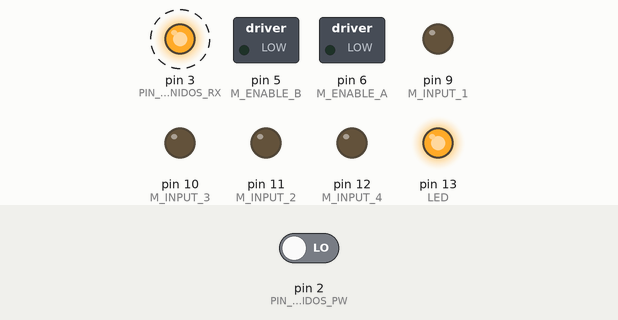
Simulated run of this sketch. Board: Arduino Uno, built with avr-gcc and run on an emulated ATmega328P. On the bench: switched loads named in the sketch (green lamp = pin HIGH), output pins drawn as LEDs (lit = HIGH). Dashed ring = blinking. The test bench sets the inputs (shaded band); at power-on: pin 2 (PIN_ULTRASONIDOS_PW) LOW. What the sketch prints to the serial monitor is not drawn.

Above: at 5.5 s.
Timing chart, 0 to 8.5 s (numbered marks = the images above):
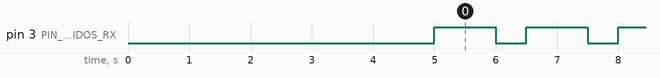

The sketch:

funcion_ultrasonidos_HKTR9000.ino
```cpp
/*
  Codigo del sensor de distancia por ultrasonidos para el HKTR-9000

  CRM-UAM
  Taller de iniciacion a la Robotica 2012
  Robot: HKTR-9000
    Carlos Garcia Saura
    Lucas Polo Lopez
    Miguel Gargallo Vazquez

  Mayo 2012
 */


// -- Definiciones de los pines

#define LED 13       // Pin para el LED

#define M_INPUT_1 9  // Pines para el driver de motores L298
#define M_INPUT_2 11
#define M_INPUT_3 10
#define M_INPUT_4 12
#define M_ENABLE_A 6
#define M_ENABLE_B 5

#define LDR_IZQ A5   // Pines para los sensores de luz LDR
#define LDR_DER A4

#define IR_1 A0      // Pines para los sensores de linea CNY70
#define IR_2 A1      // El IR_1 es el derecho, el IR_4 el izquierdo
#define IR_3 A2
#define IR_4 A3

#define PIN_ULTRASONIDOS_PW 2 // Pines para el sensor de ultrasonidos
#define PIN_ULTRASONIDOS_RX 3

// --- SENSOR DE ULTRASONIDOS ---

// Funcion de inicializacion de pines
void inicia_pines_sensor_ultrasonidos() {
  pinMode(PIN_ULTRASONIDOS_PW, INPUT);
  pinMode(PIN_ULTRASONIDOS_RX, OUTPUT);

  // El pin debe iniciarse a 0 para que el sensor no mida constantemente
  digitalWrite(PIN_ULTRASONIDOS_RX, LOW);
}

// Funcion que devuelve la distancia en centimetros leida por el sensor
int lee_distancia_ultrasonidos() {
  long pulso;

  // Se pone el pin RX a 1
  digitalWrite(PIN_ULTRASONIDOS_RX, HIGH);

  // Se recibe la medicion
  // La funcion pulseIn mide el tiempo en microsegundos que dura un pulso
  pulso = pulseIn(PIN_ULTRASONIDOS_PW, HIGH);

  // Se pone el pin RX a 0
  digitalWrite(PIN_ULTRASONIDOS_RX, LOW);

  // El resultado se devuelve convirtiendo la duracion del pulso a centimetros
  return pulso/57.874;
}

// --- MOTORES ---

// Funcion para la inicializacion de los pines como salidas
void inicia_pines_driver_motores() {
  // Inicia los pines como salidas
  pinMode(M_INPUT_1, OUTPUT);
  pinMode(M_INPUT_2, OUTPUT);
  pinMode(M_INPUT_3, OUTPUT);
  pinMode(M_INPUT_4, OUTPUT);
  pinMode(M_ENABLE_A, OUTPUT);
  pinMode(M_ENABLE_B, OUTPUT);

  // Los inicia apagados
  digitalWrite(M_INPUT_1, LOW);
  digitalWrite(M_INPUT_2, LOW);
  digitalWrite(M_INPUT_3, LOW);
  digitalWrite(M_INPUT_4, LOW);
  digitalWrite(M_ENABLE_A, LOW);
  digitalWrite(M_ENABLE_B, LOW);
}

// Funciones para el control de los motores
// Toman un parametro que va de -255 a 255 que indica la velocidad y direccion de rotacion
void motor_izq(int velocidad) {
  if(velocidad > 0) {// Hacia delante
    digitalWrite(M_INPUT_2, LOW);// Direccion de giro
    digitalWrite(M_INPUT_1, HIGH);

    analogWrite(M_ENABLE_A, velocidad);// Velocidad (siempre un parametro positivo para PWM)

  } else if(velocidad < 0) {// Hacia atras
    digitalWrite(M_INPUT_2, HIGH);// Direccion de giro
    digitalWrite(M_INPUT_1, LOW);

    analogWrite(M_ENABLE_A, -velocidad);// Velocidad (siempre un parametro positivo para PWM)

  } else {//Parado
      digitalWrite(M_ENABLE_A, LOW);// Motor apagado
  }
}

// Lo mismo pero para el motor derecho
void motor_der(int velocidad) {
  if(velocidad > 0) {// Hacia delante
    digitalWrite(M_INPUT_4, LOW);// Direccion de giro
    digitalWrite(M_INPUT_3, HIGH);

    analogWrite(M_ENABLE_B, velocidad);// Velocidad (siempre un parametro positivo para PWM)

  } else if(velocidad < 0) {//Hacia atras
    digitalWrite(M_INPUT_4, HIGH);// Direccion de giro
    digitalWrite(M_INPUT_3, LOW);

    analogWrite(M_ENABLE_B, -velocidad);// Velocidad (siempre un parametro positivo para PWM)

  } else {//Parado
      digitalWrite(M_ENABLE_B, LOW);// Motor apagado
  }
}

void setup() {
  // Inicializacion de los pines
  inicia_pines_driver_motores();
  inicia_pines_sensor_ultrasonidos();
  pinMode(LED,OUTPUT); // El pin 13 tiene un LED conectado, lo iniciamos como salida
  // No es necesario iniciar los pines de los LDR, ya que los leeremos como analogicos

  // Espera de 5 segundos antes de empezar a moverse
  // Asi evitamos que el robot se mueva al conectar el USB para la programacion
  delay(5000);

  // Inicializacion del puerto serie
  Serial.begin(9600);

  // Encendemos el LED para ver que se esta ejecutando el programa
  digitalWrite(LED, HIGH);
}

void loop() {
  int distancia = lee_distancia_ultrasonidos();
  Serial.print("DISTANCIA = ");
  Serial.println(distancia);

  delay(500);
}
```

Measured:
- by itself, pin 3 (PIN_ULTRASONIDOS_RX): alternates HIGH for 1.0 s and LOW for 0.50 s
